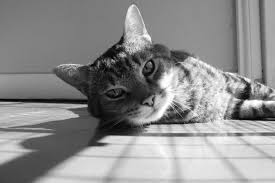
#> input picture Lab4/gray.jpeg, 275 x 183 px
$ jupyter execute Lab4.ipynb
#> lines starting #> are read from the running program, lines starting #| are printed output that depends on the picture; after the words box and inside, x2 and y2 are one past the last pixel; in counts of white or black regions, pixels touching at a corner belong together
### Task#1: Thresholding
#### Step#1: Apply thresholding with a fixed threshold on an image:

In image processing, thresholding is a common technique used to separate objects or
regions in an image based on their pixel intensities. It involves converting a grayscale or
color image into a binary image, where pixels are classified as either "foreground" or
"background" based on a specified threshold value.
The threshold value acts as a dividing point, determining which pixels are considered part of
the foreground (above the threshold) and which are part of the background (below the
threshold). The process of thresholding essentially simplifies the image by reducing the pixel
values to two categories, simplifying subsequent analysis or feature extraction. The result of
thresholding is a binary image where foreground objects are represented by white pixels
and background areas are represented by black pixels.
Thresholding can be used for various image processing tasks, such as image segmentation,
object detection, and feature extraction. Different thresholding techniques and algorithms
exist to handle specific scenarios, such as adaptive thresholding, where the threshold value
varies across different regions of the image.
It's important to note that choosing an appropriate threshold value can be challenging, as it
depends on factors like image quality, lighting conditions, and the characteristics of the objects
or regions of interest. Experimentation and adjusting the threshold value may be necessary
to achieve desired results.

[cell 1]
import cv2

# Load the image in grayscale
img = cv2.imread('gray.jpeg', cv2.IMREAD_GRAYSCALE)
#> img is the input picture: shape (183, 275); min 0, max 255, mean 141.4

# Set the threshold values
threshold_values = [0, 50, 100, 150, 200]

# Apply thresholding with different threshold values
for threshold_value in threshold_values:
    ret, thresh = cv2.threshold(img, threshold_value, 255, cv2.THRESH_BINARY)
    cv2.imshow(f'Thresholded Image ({threshold_value})', thresh)
#> this loop made 5 passes
#> ret on passes 1 to 5: 0, 50, 100, 150, 200
#> pass 1, `ret, thresh = cv2.threshold(img, threshold_value, 255, cv2.THRESH_BINA..`:
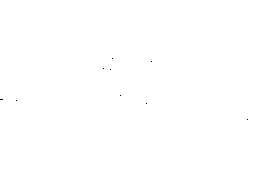
#> thresh: shape (183, 275); 100% white; black in thin lines or dots, all inside (x1, y1, x2, y2) = (0, 58, 248, 120)

# Display the original image
cv2.imshow('Original Image', img)
cv2.waitKey(0)
cv2.destroyAllWindows()

### Task#2: Histogram Processing
#### Step#1: Load necessary libraries

[cell 2]
import matplotlib
import matplotlib.pyplot as plt
import numpy as np
from skimage import data, img_as_float
from skimage import exposure

#### Step#2: Load moon image

[cell 3]
img = data.moon()
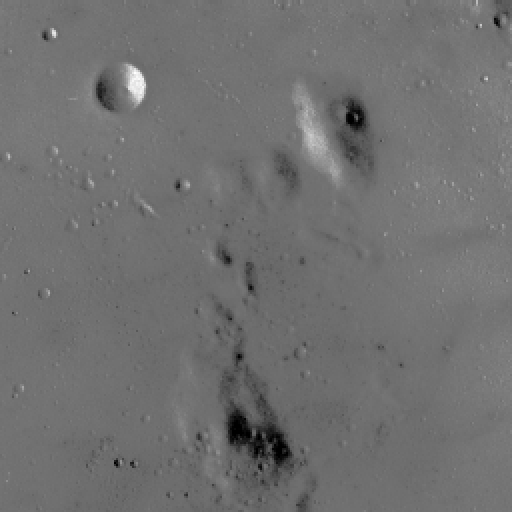
#> input picture skimage.data.moon(), 512 x 512 px
#> img is the input picture: shape (512, 512); min 0, max 255, mean 112.2

#### Step#3: Rescale intensity values to include all the intensities that fall within the 2nd and 98th percentiles

[cell 4]
# Contrast stretching
p2, p98 = np.percentile(img, (2, 98))
#> p2 = 78; p98 = 129
img_rescale = exposure.rescale_intensity(img, in_range=(p2, p98))
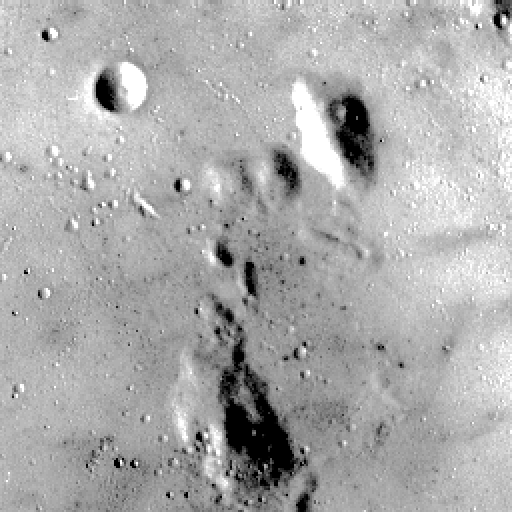
#> img_rescale: shape (512, 512); min 0, max 255, mean 171.5

#### Step#4: Display the image with its histogram of (step#2) and (step#3)

[cell 5]
fig = plt.figure(figsize=(10, 7))
fig.add_subplot(2, 1, 1)
plt.imshow(img, cmap = 'gray')
plt.axis('off')
plt.title('Original image')
fig.add_subplot(2, 1, 2)
plt.hist(img.flat, bins = 256, range=(0, 255))
plt.xlabel('gray level values')
plt.ylabel('Number of pixels')
plt.show()
#> figure, not shown here; panel 2: tallest bar 23296 high, from x = 114.6 to 115.5

[cell 6]
fig = plt.figure(figsize=(10, 7))
fig.add_subplot(2, 1, 1)
plt.imshow(img_rescale, cmap = 'gray')
plt.axis('off')
plt.title('Contrast stretch')
fig.add_subplot(2, 1, 2)
plt.hist(img_rescale.flat, bins = 256, range=(0, 255))
plt.xlabel('gray level values')
plt.ylabel('Number of pixels')
plt.show()
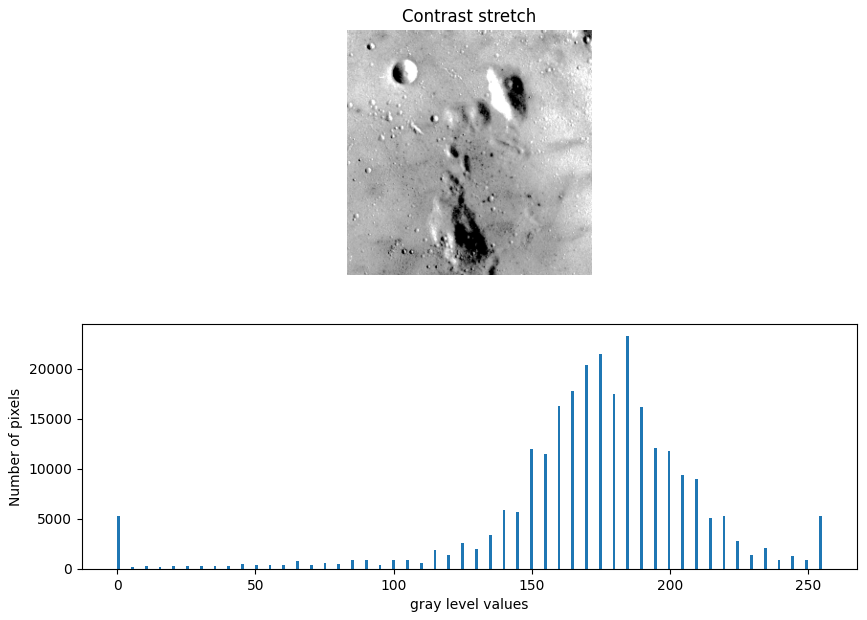
#> figure drawn by matplotlib, 2 panels; panel 2: tallest bar 23296 high, from x = 184.3 to 185.3

### Task#1: Using the same ‘moon image’ Rescale intensity values to include all the intensities that fall within the 3nd and 80th percentiles, and plot the histogram

[cell 7]
p3, p80 = np.percentile(img, (3, 80))
#> p3 = 87; p80 = 118
rescaled = exposure.rescale_intensity(img, in_range=(p3, p80))
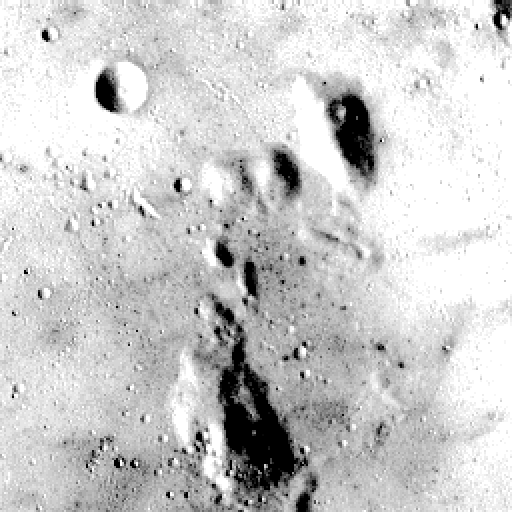
#> rescaled: shape (512, 512); min 0, max 255, mean 203.7


plt.figure(figsize=(12,5))
plt.subplot(1,2,1)
plt.imshow(img, cmap='gray')
plt.title("Original Moon")
plt.axis("off")

plt.subplot(1,2,2)
plt.imshow(rescaled, cmap='gray')
plt.title("Rescaled (3rd-80th percentile)")
plt.axis("off")

plt.show()

plt.figure(figsize=(10,5))

plt.hist(img.ravel(), bins=256, alpha=0.5, label='Original')
plt.hist(rescaled.ravel(), bins=256, alpha=0.5, label='Rescaled')
plt.legend()
plt.title("Histogram Comparison")
plt.show()
#> figure, not shown here; tallest bar 23296 high, from x = 114.6 to 115.5; tallest bar 55088 high, from x = 254 to 255

### Task#2: Using the same ‘moon image’ and the exposure.equalize_hist function, display the image and the histogram of the image after flattening the histogram.

[cell 8]
equalized = exposure.equalize_hist(img)
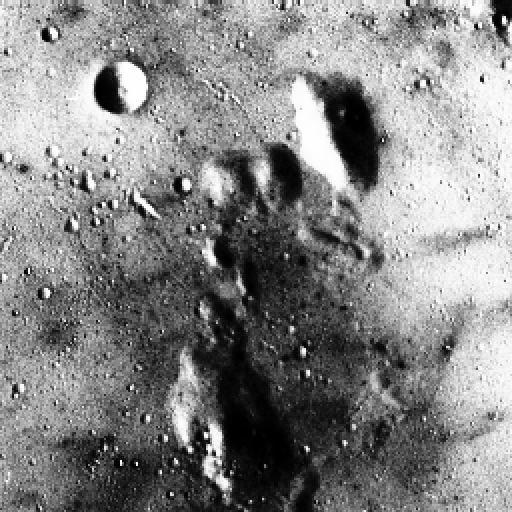
#> equalized: shape (512, 512) float64; min 0.000916, max 1, mean 0.525


plt.figure(figsize=(12,5))
plt.subplot(1,2,1)
plt.imshow(img, cmap='gray')
plt.title("Original Moon")
plt.axis("off")


plt.subplot(1,2,2)
plt.imshow(equalized, cmap='gray')
plt.title("Histogram Equalized")
plt.axis("off")

plt.show()


plt.figure(figsize=(8,5))
plt.hist(equalized.ravel(), bins=256)
plt.title("Histogram After Equalization")
plt.show()
#> figure, not shown here; tallest bar 23296 high, from x = 0.68 to 0.684

### Task#3: Use the rocket (as reference) and chelsea images (from skimage.data) and implement histogram matching

[cell 9]
img1 = data.rocket()
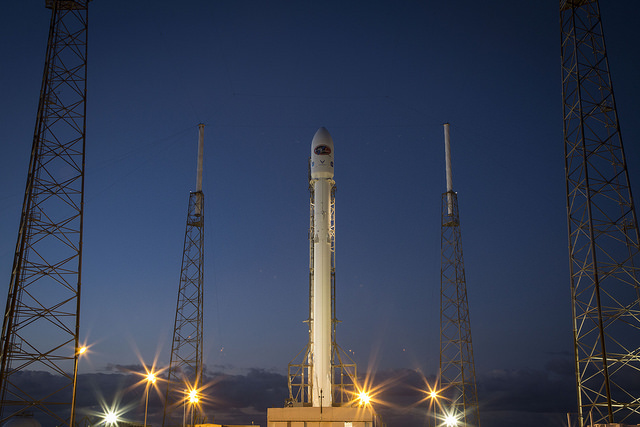
#> input picture skimage.data.rocket(), 640 x 427 px
#> img1 is the input picture: shape (427, 640, 3); mean R, G, B 52.3, 61.3, 82.3
img2 = data.chelsea()
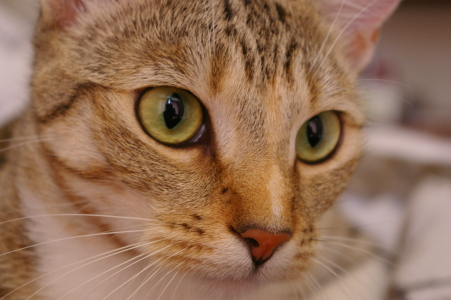
#> input picture skimage.data.chelsea(), 451 x 300 px
#> img2 is the input picture: shape (300, 451, 3); mean R, G, B 147.7, 111.4, 86.8

matched = exposure.match_histograms(img2, img1, channel_axis=-1)
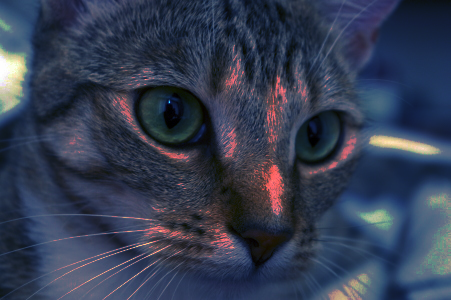
#> matched: shape (300, 451, 3); mean R, G, B 52.1, 60.8, 81.7


plt.figure(figsize=(15,5))

plt.subplot(1,3,1)
plt.imshow(img2)
plt.title("Original (Chelsea)")
plt.axis("off")

plt.subplot(1,3,2)
plt.imshow(img1)
plt.title("Reference (Rocket)")
plt.axis("off")

plt.subplot(1,3,3)
plt.imshow(matched)
plt.title("Histogram Matched")
plt.axis("off")

plt.show()


plt.figure(figsize=(10,5))

plt.hist(img2[:,:,0].ravel(), bins=256, alpha=0.5, label="Original")
plt.hist(img1[:,:,0].ravel(), bins=256, alpha=0.5, label="Reference")
plt.hist(matched[:,:,0].ravel(), bins=256, alpha=0.5, label="Matched")

plt.legend()
plt.title("Histogram Comparison (Red Channel)")
plt.show()
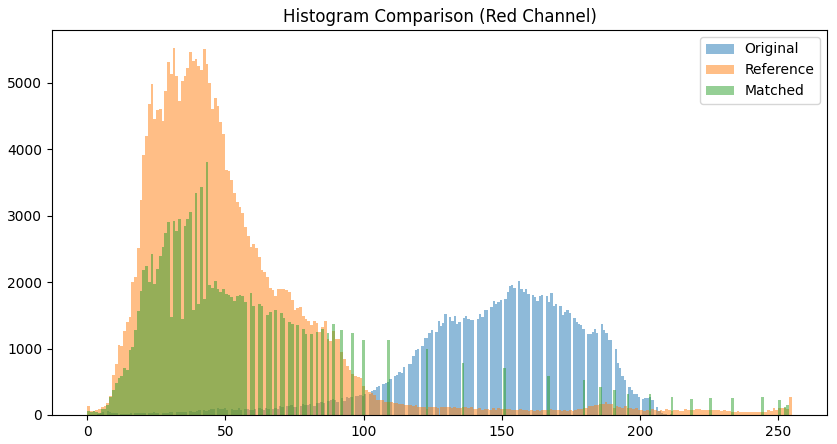
#> figure drawn by matplotlib, 1 panel; tallest bar 2021 high, from x = 155.9 to 156.8; tallest bar 5521 high, from x = 30.88 to 31.88; tallest bar 3806 high, from x = 42.83 to 43.83
